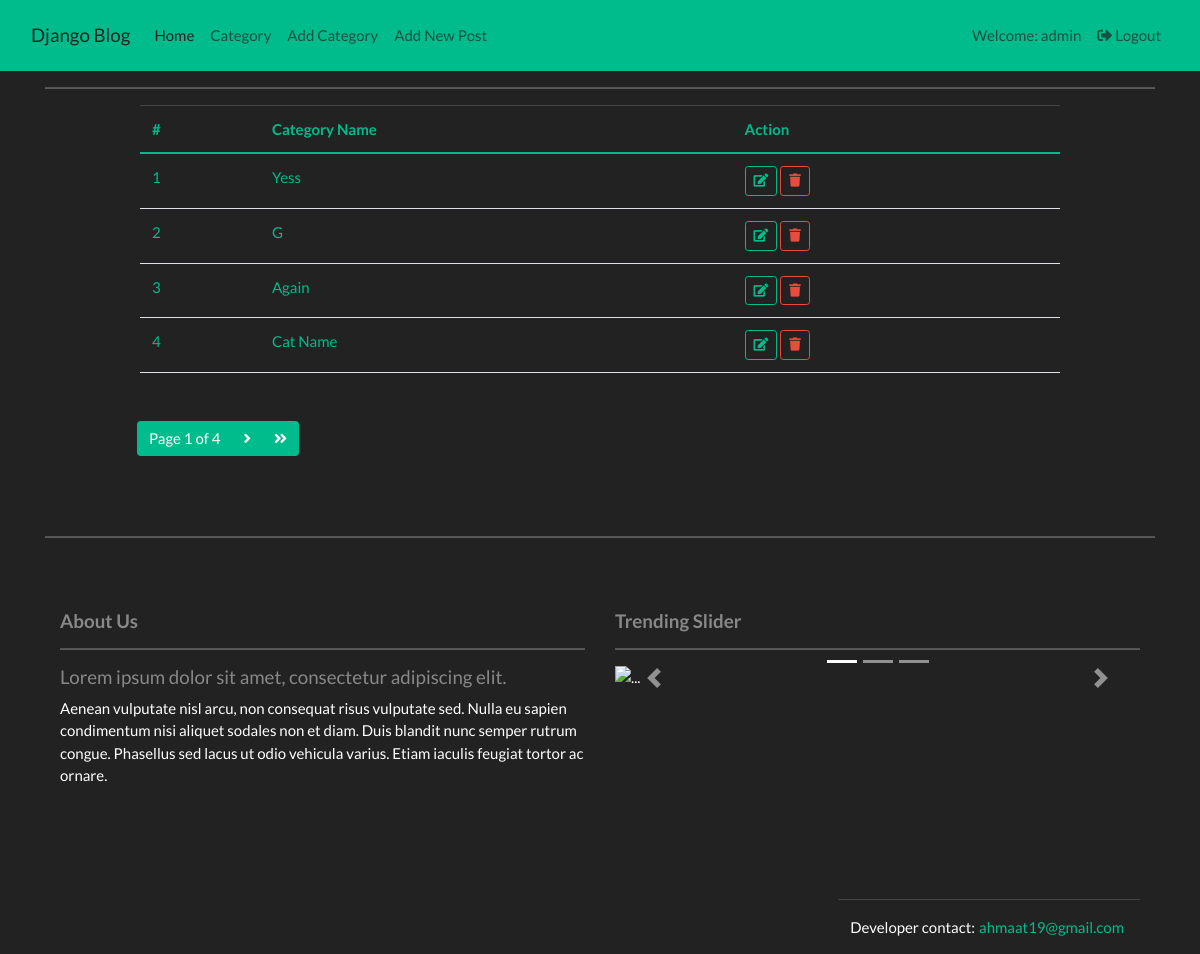
The app's page /category/ (signed in), older data.
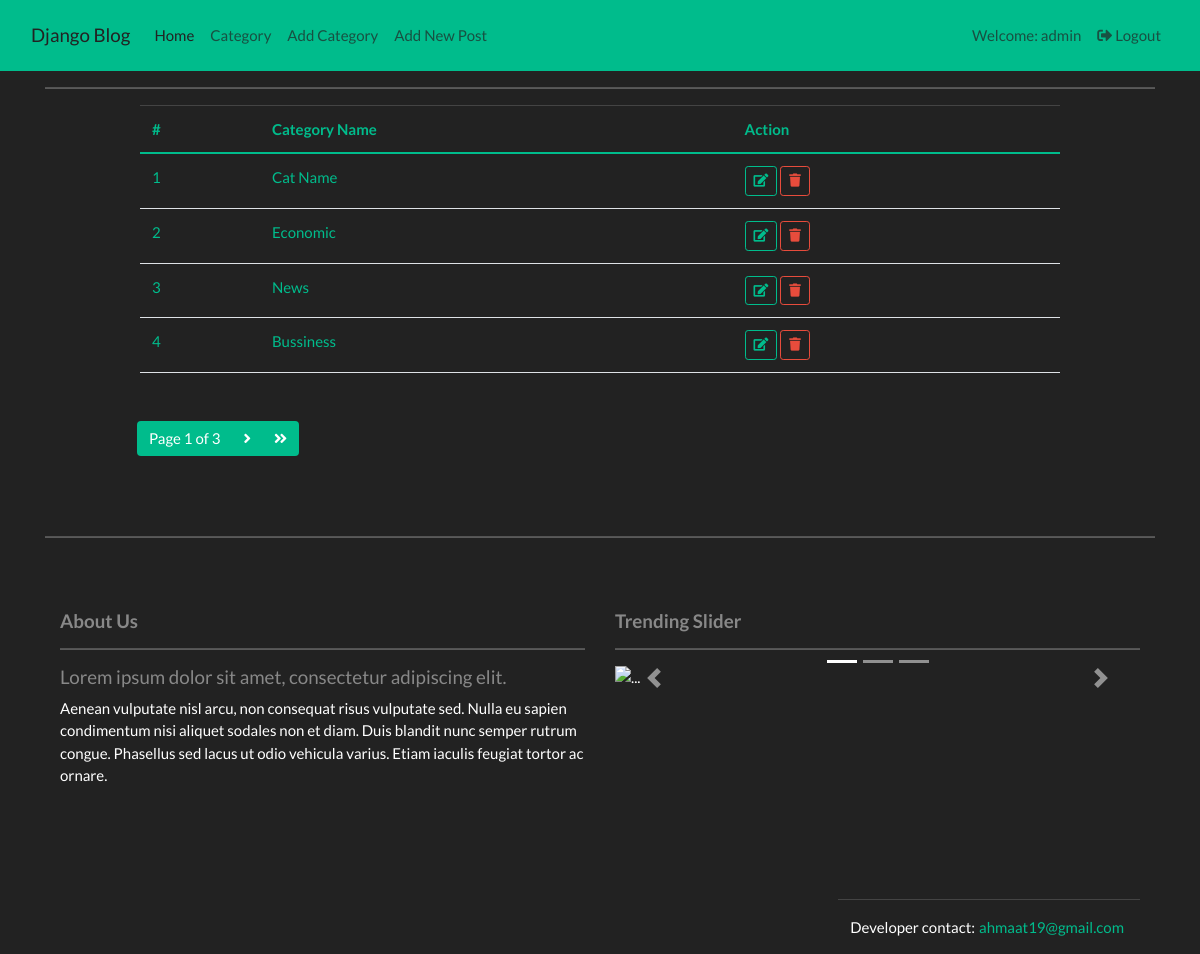
The same page, newer data.
### posts/models.py (models this page shows, shortened)
class Category(models.Model):
    name = models.CharField(max_length=50, unique=True)
    created = models.DateTimeField(auto_now_add=True)
    created_by = models.IntegerField()
    class Meta:
        verbose_name_plural = 'Categories'

### posts/views.py (the view)
# urls.py: path('category/', views.CategoryViewList, name='category'),
@login_required
def CategoryViewList(request):
    cat = Category.objects.order_by('-id')
    paginator = Paginator(cat, 4)  # Show 10 contacts per page
    page = request.GET.get('page')
    categories = paginator.get_page(page)
    context = {
        'categories':categories
    }
    return render(request, 'posts/category.html', context)

### posts/templates/posts/category.html (shortened to what this page needs)
{% extends 'base.html' %} {% load crispy_forms_tags %} {% load static %}
{% block content %}
<hr />
<div class="row">
  <div class="col-10 mx-auto">
      <table class="table table-hover text-success">
          <thead>
            <tr>
              <th scope="col">#</th>
              <th scope="col">Category Name</th>
              <th scope="col">Action</th>
            </tr>
          </thead>
          <tbody>
              {% for cat in categories %}
              <tr>
                  <td> {{ forloop.counter }} </td>
                  <td> {{ cat.name }} </td>
                  <td>
                      <a href="{% url 'posts:category-update' cat.pk %}" name="view"
                          class="btn btn-outline-success btn-sm"> <span class="fa fa-edit"></span>
                      </a>
                      <a href="{% url 'posts:category-delete' cat.pk %}" name="view"
                      class="btn btn-outline-danger btn-sm"> <span class="fa fa-trash"></span>
                  </a>
                  </td>
              </tr>
              {% endfor %}
          </tbody>
        </table>
        {% include 'posts/pagination.html' with obj_pagination=categories %}
  </div>
</div>
{% endblock content %}

Row changes from the older to the newer data that the page shows:
removed Category: name "Yess"
removed Category: name "G"
removed Category: name "Again"
now on this page (row unchanged): Category: name "Economic"
now on this page (row unchanged): Category: name "News"
now on this page (row unchanged): Category: name "Bussiness"
Text that changed along with them:
{{ obj_pagination.paginator.num_pages }}: "4" → "3"
